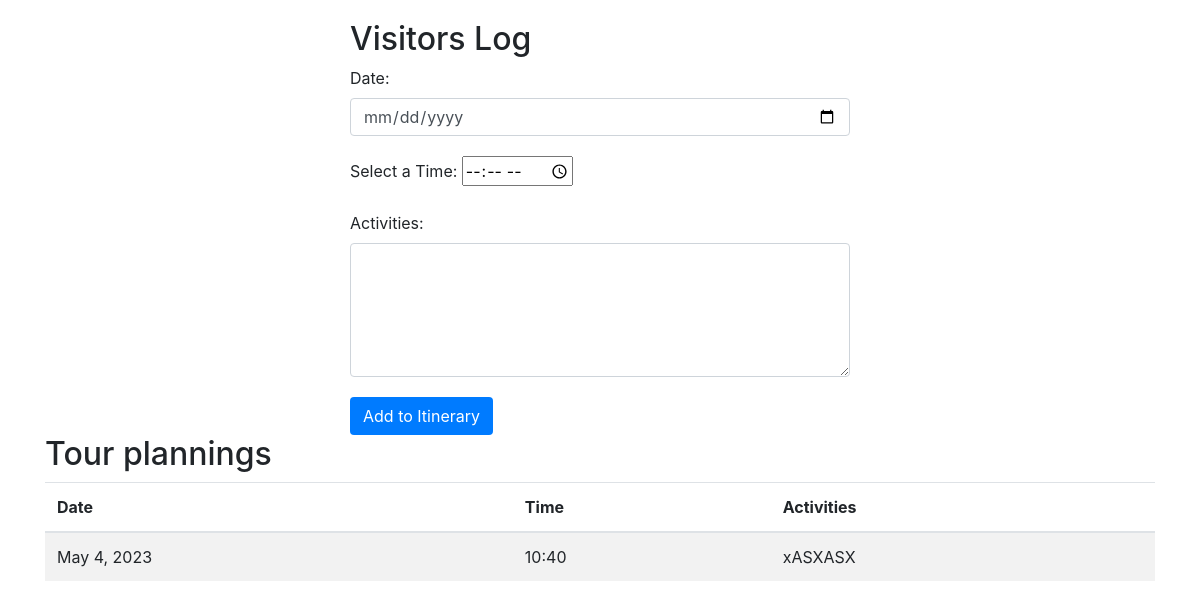
Screenshot of /visitor/ (signed in) with the database file from the repository.
### crimeapp/models.py (models this page shows)
class Visitor(models.Model):
    user = models.ForeignKey(User, on_delete=models.CASCADE, null=True)
    start_date = models.DateField()
    end_date = models.CharField(max_length=200)
    characters = models.CharField(max_length=200)

### crimeapp/views.py (the view)
# urls.py: path('visitor/', views.Visitors, name="visitor"),
def Visitors(request):
    if request.method == 'POST':
        Visitor.objects.create(user=request.user,start_date=request.POST.get('date'),characters=request.POST.get('activities'),end_date=request.POST.get('time'))
        entries = Visitor.objects.filter(user=request.user)
        context = {
            'entries': entries
        }
        return render(request, 'visitor.html', context)
    else:
        entries = Visitor.objects.filter(user=request.user)
        context = {
            'entries': entries
        }
        return render(request, 'visitor.html',context)

### crimeapp/templates/visitor.html (shortened to what this page needs)
<!DOCTYPE html>
<html>
<head>
  <link rel="stylesheet" href="https://stackpath.bootstrapcdn.com/bootstrap/4.5.2/css/bootstrap.min.css">
</head>
<body>
  <div class="container">
    <div class="tour-form">
      <h2>Visitors Log</h2>
        <form method="POST" action="{% url 'visitor' %}">
          <div class="form-group">
          <label for="date">Date:</label>
        <input type="date" name="date" id="date" required class="form-control">
        </div>
          <div class="form-group">
          <label for="time-field">Select a Time:</label>
<input type="time" id="time-field" name="time">
        </div>
        <div class="form-group">
          <label for="activities">Activities:</label>
        <textarea name="activities" id="activities" rows="5" required class="form-control"></textarea>
        </div>
        <button type="submit" class="btn btn-submit">Add to Itinerary</button>
      </form>
      </div>
      <h2>Tour plannings</h2>
    <table class="table table-striped weekly-data">
      <thead>
        <tr>
          <th>Date</th>
                        <th>Time</th>
          <th>Activities</th>
        </tr>
      </thead>
      <tbody>
        {% for entry in entries %}
        <tr>
          <td>{{ entry.start_date }}</td>
          <td>{{ entry.end_date }}</td>
          <td>{{ entry.characters }}</td>
        </tr>
        {% endfor %}
      </tbody>
    </table>
  </div>
</body>
</html>

### crimeapp/templates/visitor.html (style rules this page uses)
body { padding: 20px; }
.tour-form { max-width: 500px; margin: 0 auto; }
.form-group { margin-bottom: 20px; }
.btn-submit { background-color: #007bff; color: #fff; }

### rows the page displays
Visitor: start_date "May 4, 2023", end_date "10:40", characters "xASXASX"
